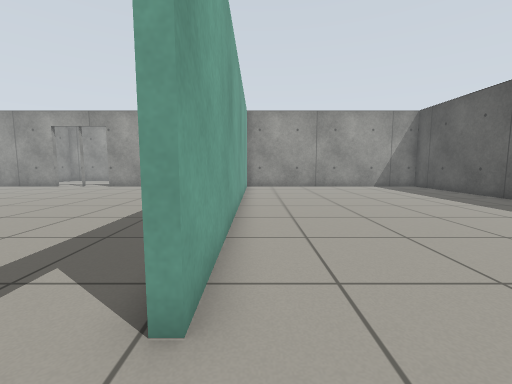
[1] (above)

17 first-person views from a walk through a robot-simulator world made for Gazebo. The camera is 0.72 m above the floor, tilts 6° down and sees 90° across. The floor is counted in squares, 0.5 m on a side. Each view is taken from the middle of a square. On the plan, view 1 faces up. The plan holds only what a view shows up to about 13 squares ahead; the rest is blank. The place goes on beyond the plan.

[2]
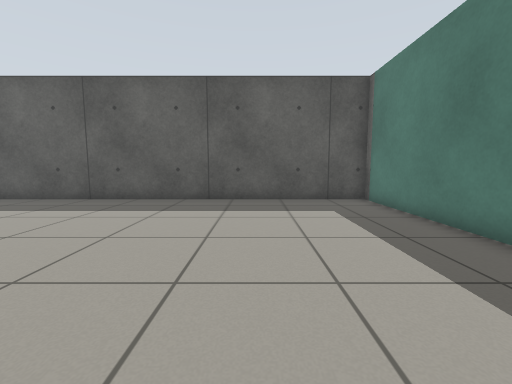

[3]
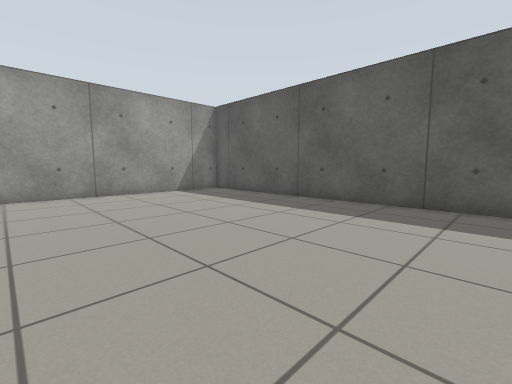

[4]
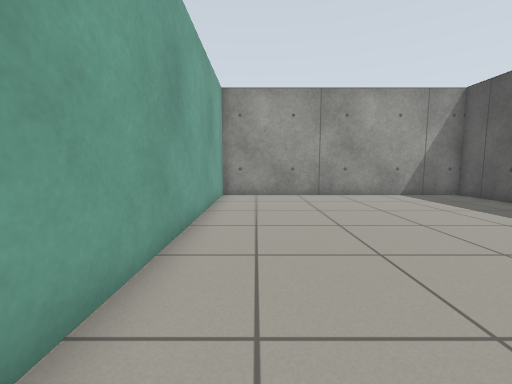

[5]
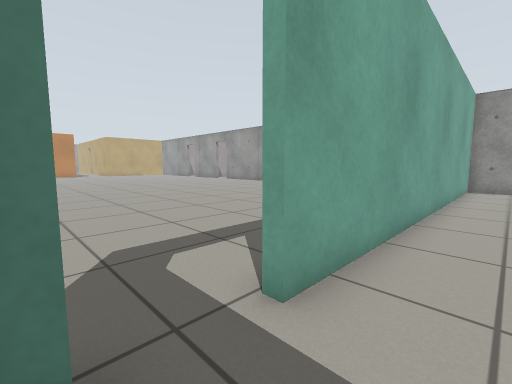

[6]
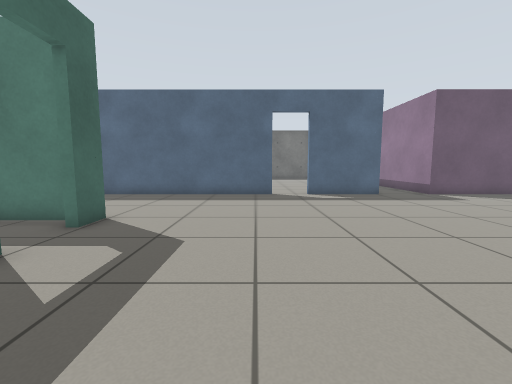

[7]
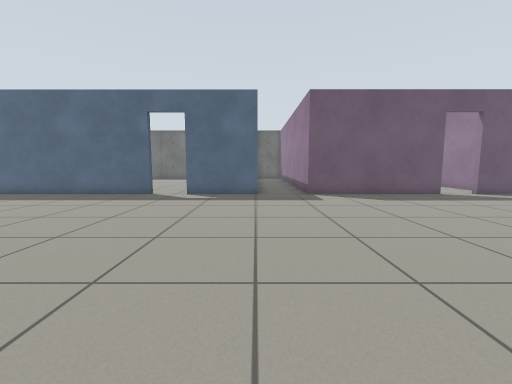

[8]
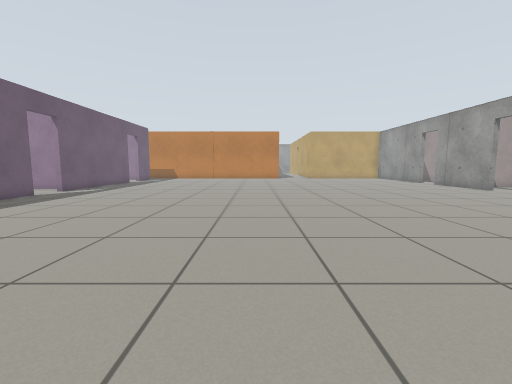

[9]
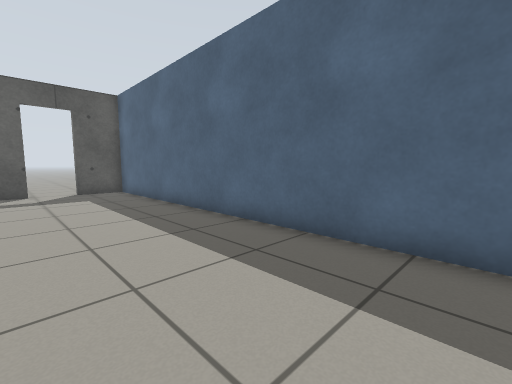

[10]
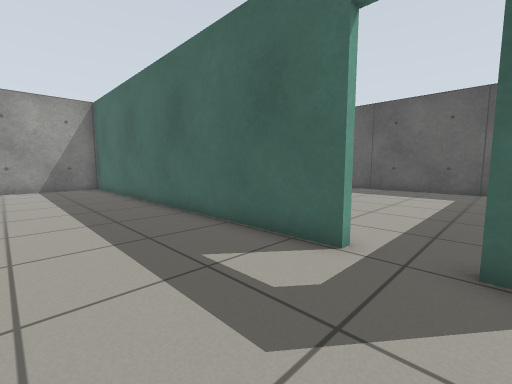

[11]
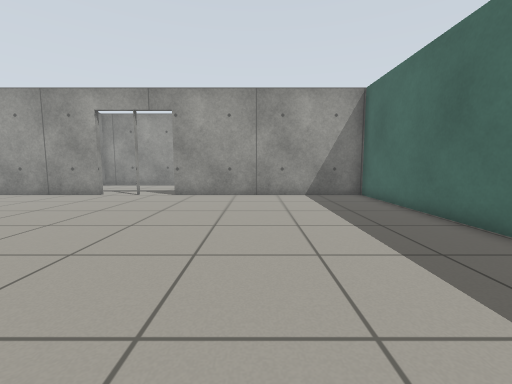

[12]
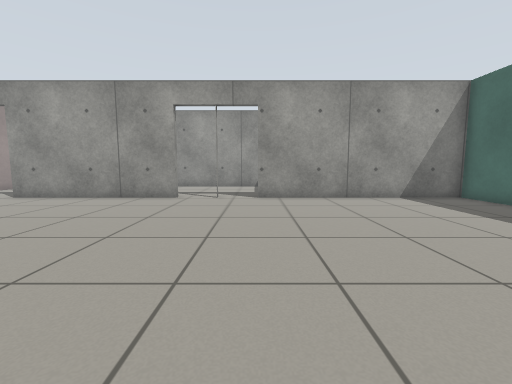

[13]
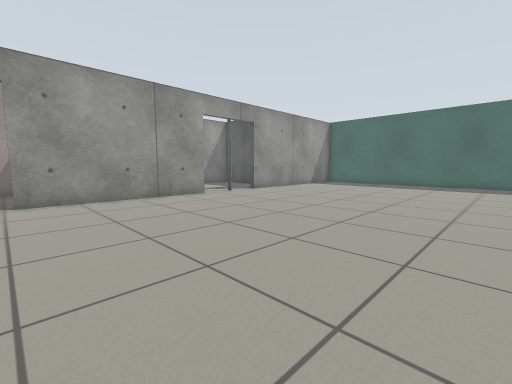

[14]
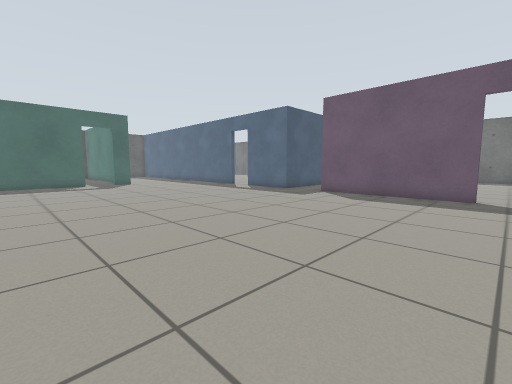

[15]
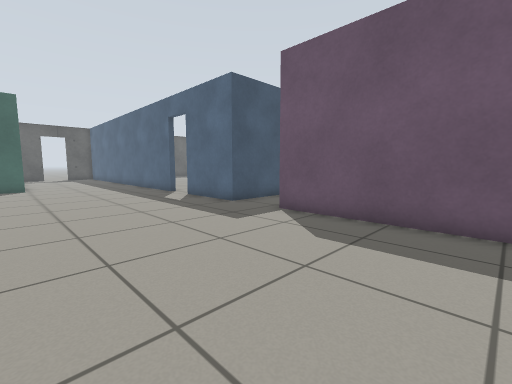

[16]
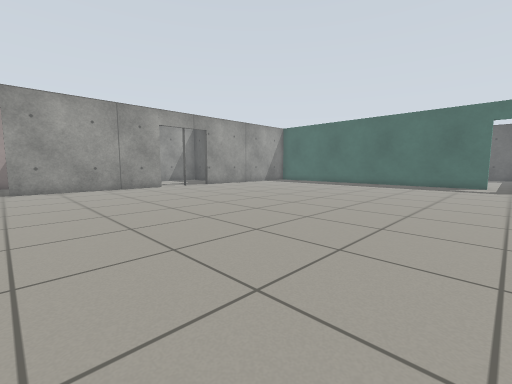

[17]
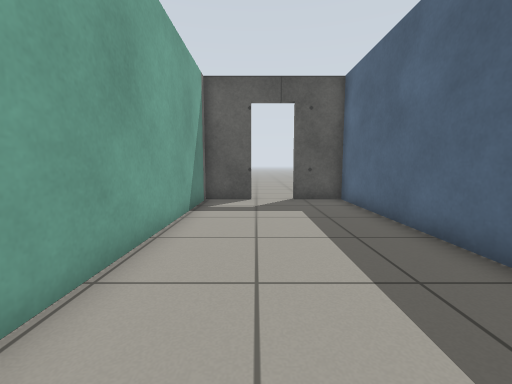

### Floor plan
Points are (right, up) in squares from view 1. A wall is a line through its corners. A room is listed if a view was taken in it or the views show most of it. See-through windows are left out.
Room 1 (views 1, 2, 3, 4, 5)
walls: (4.5, -0.6) (10.7, -0.6) (10.7, 17.3) (-0.6, 17.3) (-0.6, 2); (-0.1, -0.6) (1.8, -0.6)
ways out: open door at (-1, 1.5) to room 2
Room 2 (views 6, 7, 8, 9, 10, 11, 12, 13, 14, 15, 16, 17)
walls: (-0.9, 2) (-0.9, 17.3) (-10, 17.3); (-0.9, -1) (-0.9, 0.2); (-5.8, -6.6) (10.7, -6.6) (10.7, -4.5); (-11.1, -9.5) (-11.1, -6.6) (-7.6, -6.6); (-13.5, 17.3) (-20.8, 17.3); (-20.1, -6.6) (-13.6, -6.6) (-13.6, -7.3); (10.7, -2.9) (10.7, -0.9) (1.9, -0.9)
ways out: open door at (-1, 1.5) to room 1; open door at (-21, 17); open door at (-20.5, -7); open door at (-11.5, 17); open door at (-6.5, -7); open door at (11, -3.5)

Where each view was taken, in squares from view 1:
view 1: 0 up, 0 right, facing up
view 2: 4 up, 0 right, facing right
view 3: 4 up, 1 right, facing up-right
view 4: 5 up, 1 right, facing up
view 5: 0 up, 1 right, facing up-left
view 6: 6 up, 5 left, facing down
view 7: 6 up, 11 left, facing down
view 8: 4 up, 8 left, facing left
view 9: 2 down, 4 left, facing down-right
view 10: 0 up, 5 left, facing up-right
view 11: 5 up, 6 left, facing up
view 12: 6 up, 10 left, facing up
view 13: 6 up, 21 left, facing up-right
view 14: 6 up, 21 left, facing down-right
view 15: 0 up, 19 left, facing down-right
view 16: 1 up, 21 left, facing up-right
view 17: 3 down, 0 right, facing right
